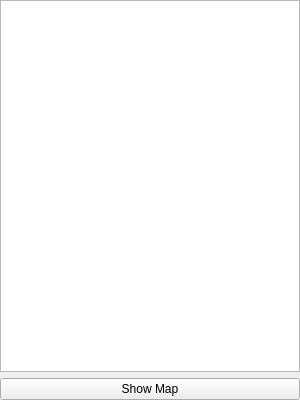
<?xml version="1.0" encoding="UTF-8"?>
<ui version="4.0">
 <class>StationViewer</class>
 <widget class="QWidget" name="StationViewer">
  <property name="geometry">
   <rect>
    <x>0</x>
    <y>0</y>
    <width>300</width>
    <height>400</height>
   </rect>
  </property>
  <property name="focusPolicy">
   <enum>Qt::NoFocus</enum>
  </property>
  <property name="windowTitle">
   <string>Stations</string>
  </property>
  <layout class="QVBoxLayout" name="verticalLayout">
   <property name="leftMargin">
    <number>0</number>
   </property>
   <property name="topMargin">
    <number>0</number>
   </property>
   <property name="rightMargin">
    <number>0</number>
   </property>
   <property name="bottomMargin">
    <number>0</number>
   </property>
   <item>
    <widget class="QTreeWidget" name="treeWidget_stations">
     <property name="contextMenuPolicy">
      <enum>Qt::CustomContextMenu</enum>
     </property>
     <property name="selectionMode">
      <enum>QAbstractItemView::ExtendedSelection</enum>
     </property>
     <property name="animated">
      <bool>false</bool>
     </property>
     <property name="headerHidden">
      <bool>true</bool>
     </property>
     <column>
      <property name="text">
       <string>Station</string>
      </property>
     </column>
     <column>
      <property name="text">
       <string>File</string>
      </property>
     </column>
    </widget>
   </item>
   <item>
    <widget class="QPushButton" name="pushButton_showMap">
     <property name="text">
      <string>Show Map</string>
     </property>
    </widget>
   </item>
  </layout>
 </widget>
 <resources/>
 <connections/>
</ui>
